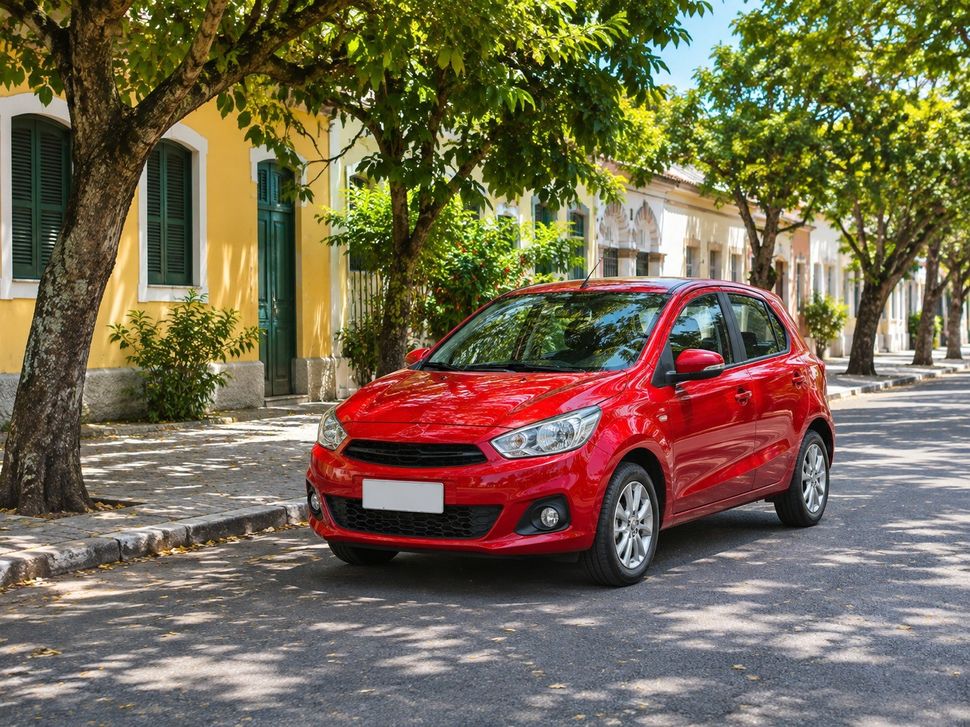
#> input picture Day 1/car.png, 970 x 727 px, shrunk from 1448 x 1086 before the run
$ python 11_edge_detection.py
#> lines starting #> are read from the running program, lines starting #| are printed output that depends on the picture; after the words box and inside, x2 and y2 are one past the last pixel; in counts of white or black regions, pixels touching at a corner belong together
import cv2
import matplotlib.pyplot as plt

image_bgr = cv2.imread("car.png")
#> image_bgr is the input picture: shape (727, 970, 3); mean B, G, R 80.6, 104.1, 116.4
if image_bgr is None:
    raise ValueError("Could not read car.png")
image_rgb = cv2.cvtColor(image_bgr, cv2.COLOR_BGR2RGB)

gray = cv2.cvtColor(image_rgb, cv2.COLOR_RGB2GRAY)
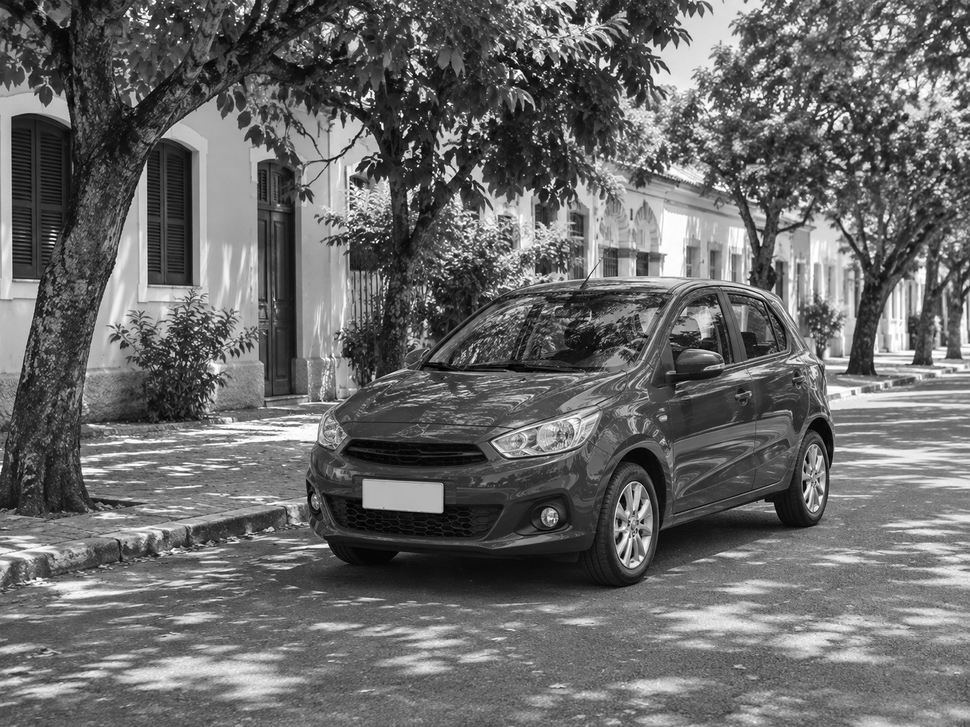
#> gray: shape (727, 970); min 0, max 255, mean 105.1
smooth = cv2.GaussianBlur(gray, (5, 5), 0)
edges = cv2.Canny(smooth, 100, 200)
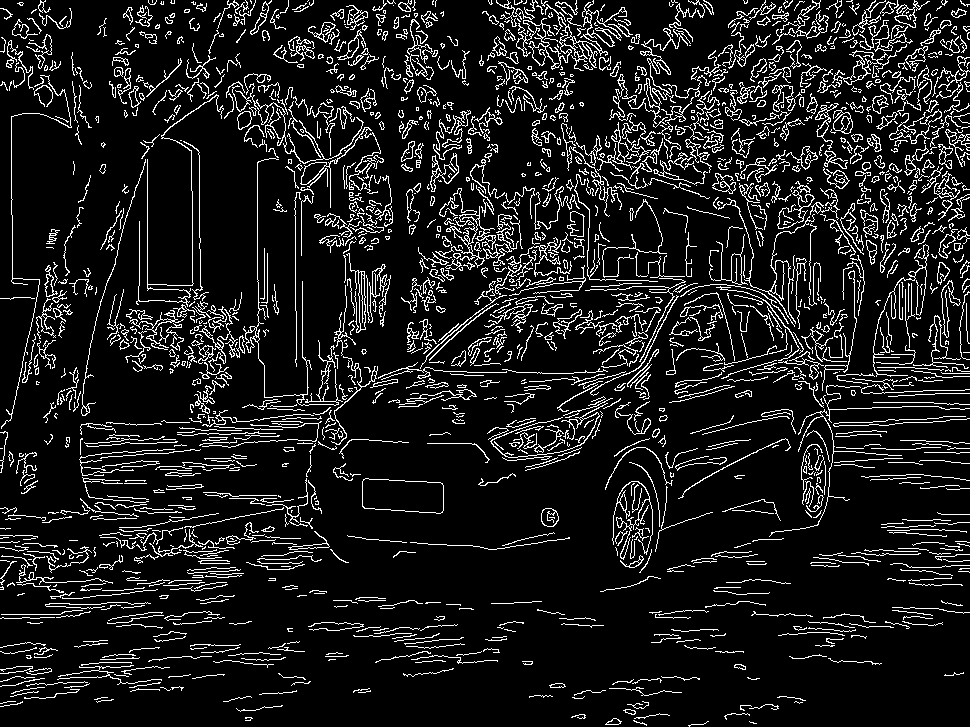
#> edges: shape (727, 970); 11% white in thin lines or dots

fig, axes = plt.subplots(1, 2, figsize=(10, 4))
axes[0].imshow(image_rgb)
axes[0].set_title("original")
axes[1].imshow(edges, cmap="gray", vmin=0, vmax=255)
axes[1].set_title("Canny edges")
for ax in axes:
    ax.axis("off")
plt.tight_layout()
plt.show()
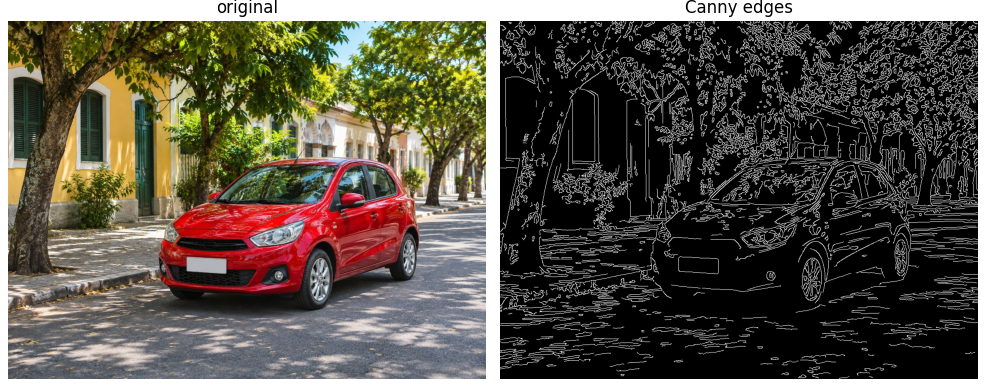
#> figure drawn by matplotlib, 2 panels

$ run again, with Day 2/dataset/train/images/frame_001.jpg saved as Day 1/car.png
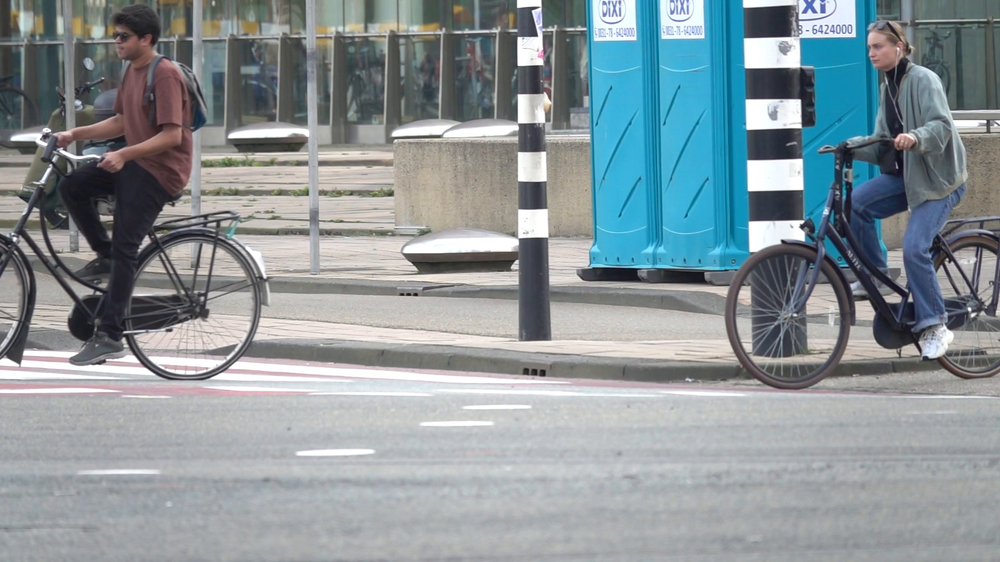
#> input picture Day 2/dataset/train/images/frame_001.jpg, 1000 x 562 px, shrunk from 1920 x 1080 before the run
#> image_bgr is the input picture: shape (562, 1000, 3); mean B, G, R 152.6, 148.3, 137.5
#> `edges = cv2.Canny(smooth, 100, 200)`:
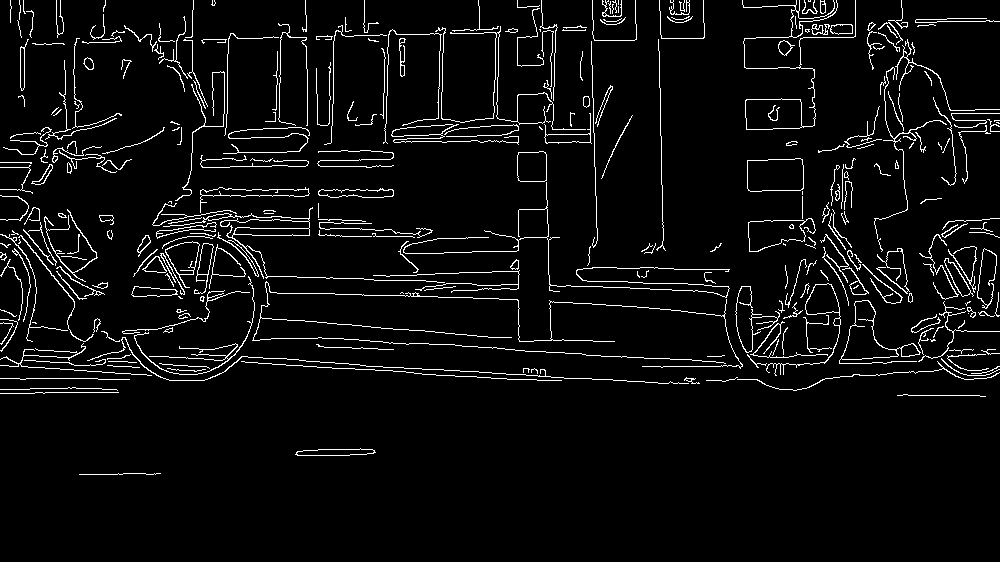
#> edges: shape (562, 1000); 4.9% white in thin lines or dots, all inside (x1, y1, x2, y2) = (0, 0, 1000, 475)
#> `plt.show()`:
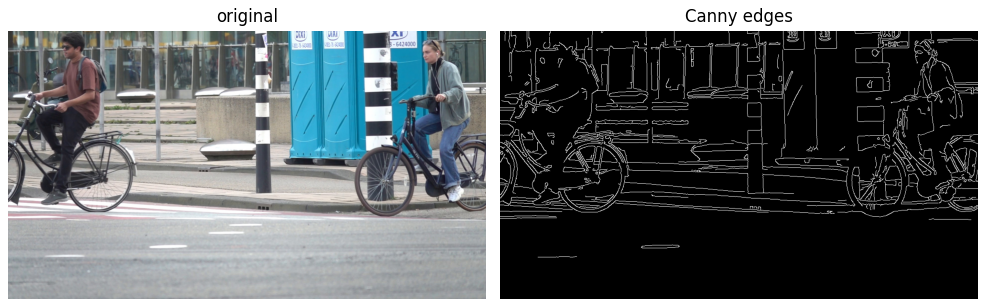
#> figure drawn by matplotlib, 2 panels
